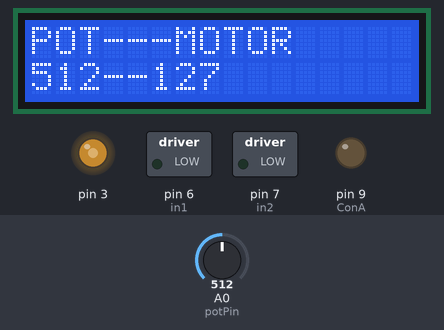
Simulated run of this sketch. Board: Arduino Uno, built with avr-gcc and run on an emulated ATmega328P. Parts: 16×2 character LCD, switched loads named in the sketch (green lamp = pin HIGH), output pins drawn as LEDs (lit = HIGH). The test bench sets the inputs (shaded band); at power-on: A0 (potPin) = 512. What the sketch prints to the serial monitor is not drawn.

Above: at 1.2 s.
1.3 s: A0 (potPin) set to 716
At 2.4 s:
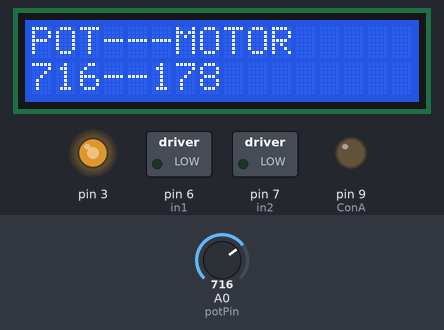
3.1 s: A0 (potPin) set to 900
At 4.4 s:
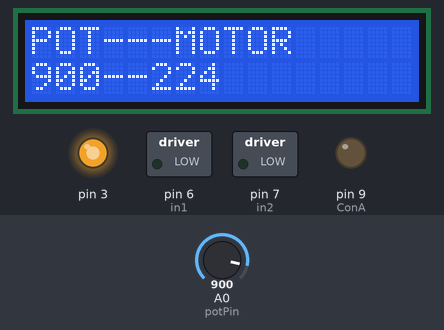
4.7 s: A0 (potPin) set to 122
At 5.5 s:
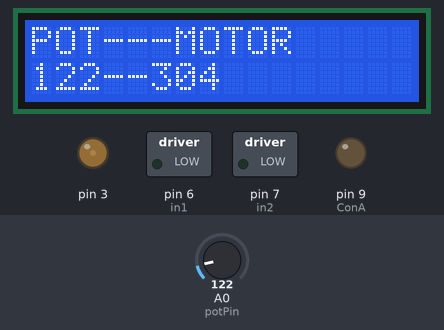
6.2 s: A0 (potPin) set to 0
At 7.4 s:
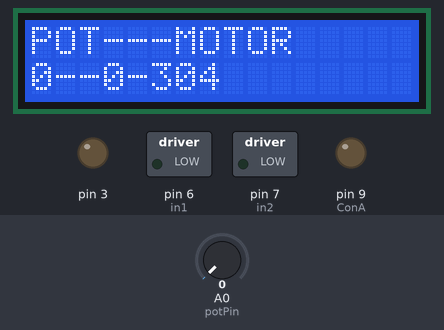
Timing chart, 0 to 8.8 s (numbered marks = the images above; inputs shaded):
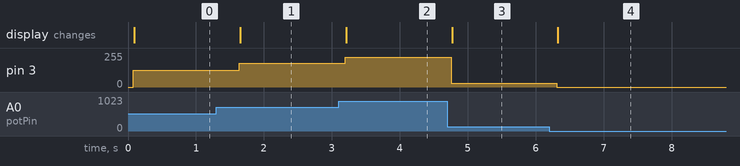

The sketch:

Robotik_lcd.ino
```cpp
#include <Wire.h>
#include <LiquidCrystal_I2C.h>
int in1 = 6; //Declaring where our module is wired
int in2 = 7;
int ConA = 9;// Don't forget this is a PWM DI/DO
int speed1;

int seconds = 0;
int sensorValue = 0;
int potPin = A0;
int potDegeri = 0;
int motorDegeri = 0;

LiquidCrystal_I2C lcd(0x27, 16, 2);

void setup() {
 Serial.begin(9600);
pinMode(6, OUTPUT);//***
pinMode(7, OUTPUT);
pinMode(9, OUTPUT);//***

lcd.begin();
lcd.backlight();
  pinMode(A0, INPUT);
  Serial.begin(9600);

  lcd.print("POT---MOTOR");
}

void TurnMotorA(){ //We create a function which control the direction and speed
digitalWrite(in1, LOW); //Switch between this HIGH and LOW to change direction
digitalWrite(in2, HIGH);
speed1 = analogRead(A0);
speed1 = speed1*0.2492668622; //We read thea analog value from the potentiometer calibrate it
analogWrite(ConA,speed1);// Then inject it to our motor
Serial.println(speed1);
motorDegeri = map(speed1, 0, 1023, 0, 255);

 lcd.setCursor(0, 1);
  lcd.print(speed1);
  lcd.print("--");
  lcd.print(motorDegeri);
  lcd.setBacklight(1);
  delay(1000);
lcd.clear();

}
void loop() {
M(); //one function that keeps looping you can add another one with different direction or stop

}
void M(){

  potDegeri = analogRead(potPin);
  motorDegeri = map(potDegeri, 0, 1023, 0, 255);
  analogWrite(3,motorDegeri);
  Serial.print(potDegeri);
  delay(10);
  Serial.println(motorDegeri);
  lcd.setCursor(0, 1);
  lcd.print(potDegeri);
  lcd.print("--");
  lcd.print(motorDegeri);
  lcd.setBacklight(1);
  delay(500);
/*  lcd_1.setBacklight(0);
  delay(500); // Wait for 500 millisecond(s)*/
  seconds += 1;

  }
```

Measured:
- after the input at 1.3 s, pin 3: 127/255 → 178/255 after 0.33 s; the display: changes after 0.35 s (image 1)
- after the input at 3.1 s, pin 3: 178/255 → 224/255 after 0.09 s; the display: changes after 0.11 s (image 2)
- after the input at 4.7 s, pin 3: 224/255 → 30/255 after 0.05 s; the display: changes after 0.07 s (image 3)
- after the input at 6.2 s, pin 3: 30/255 → 0/255 after 0.11 s; the display: changes after 0.13 s (image 4)
